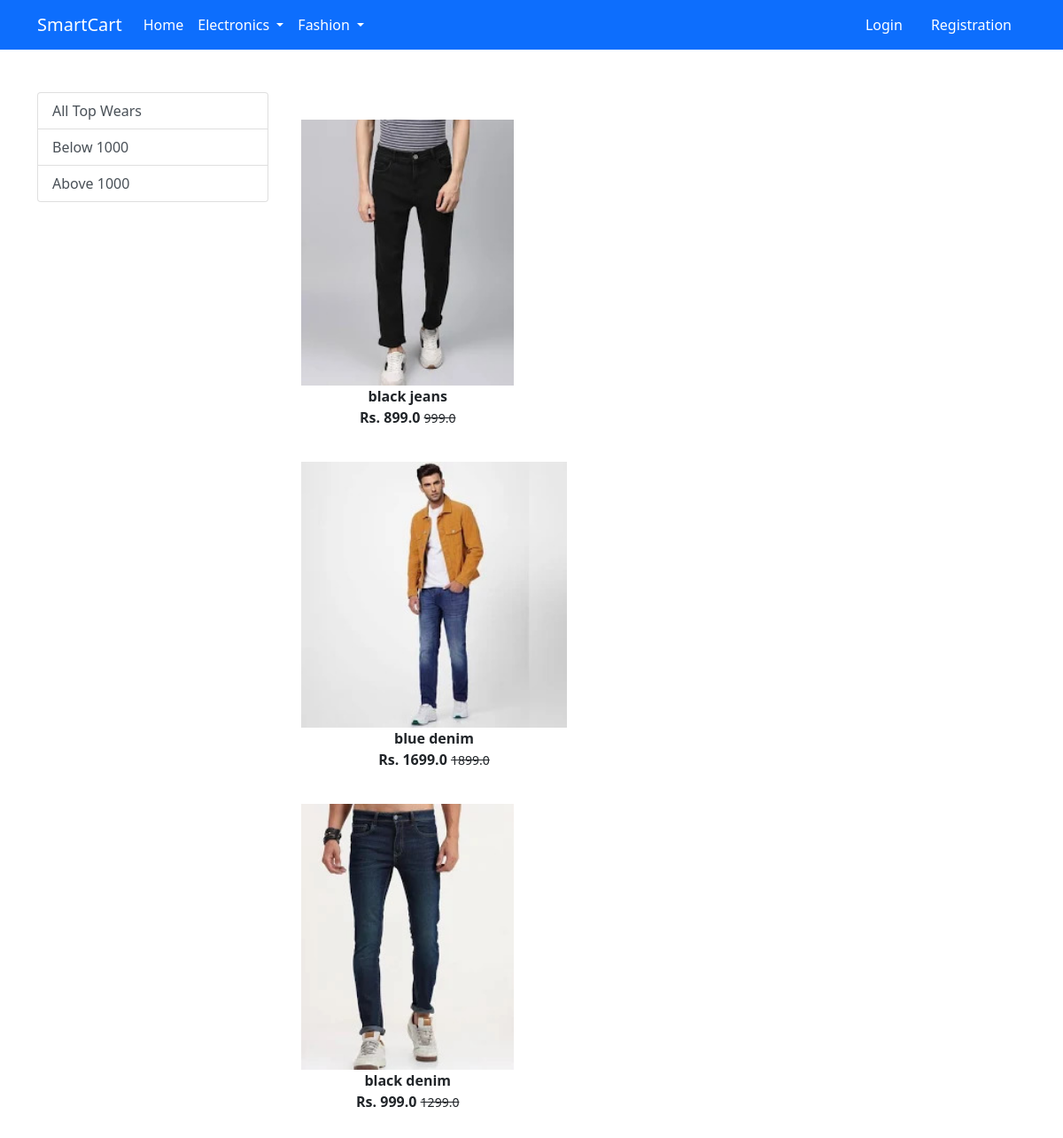
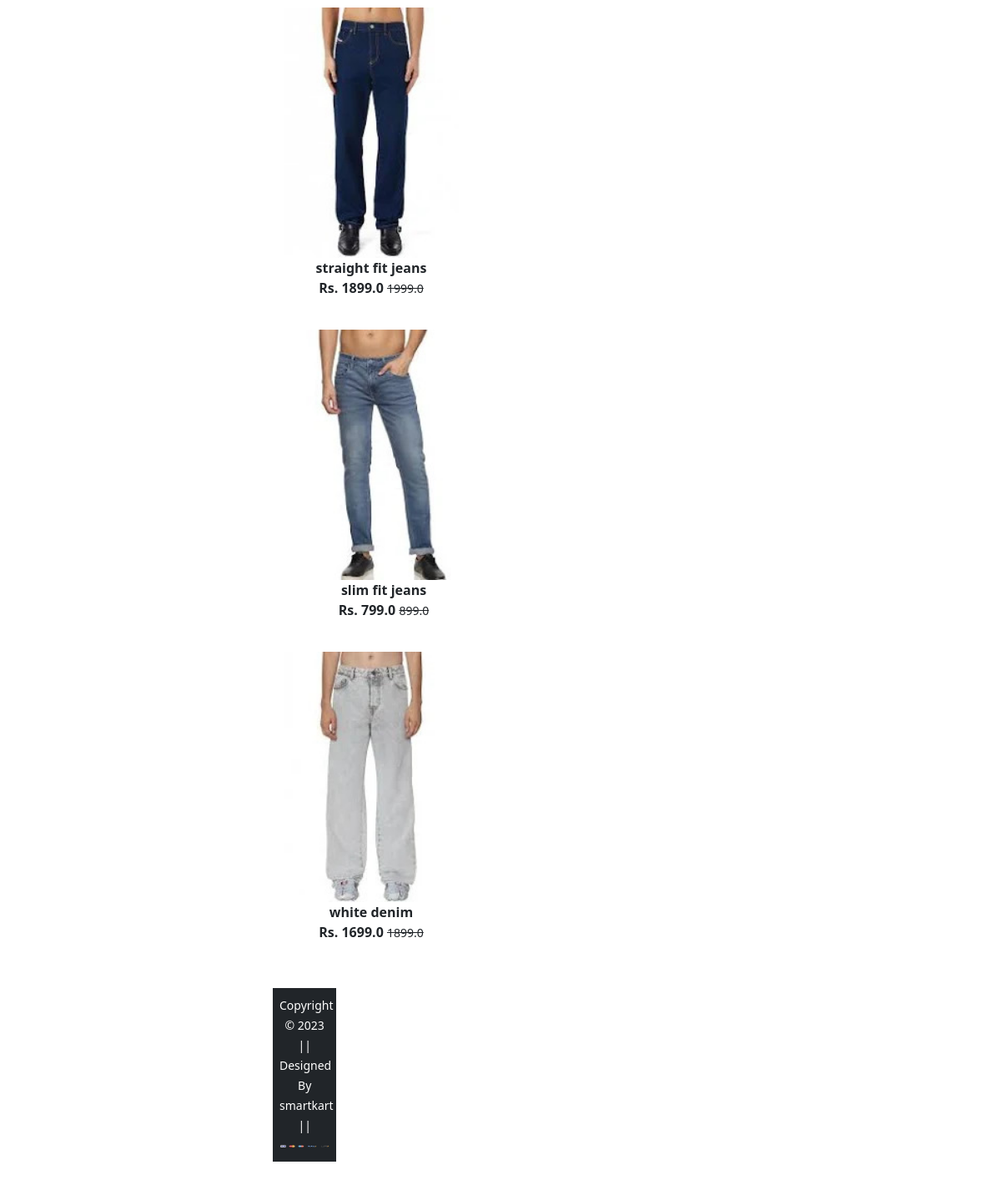
The app's page /bottomwear/ with its own data (2 pictures, top to bottom).
### app/models.py (models this page shows, shortened)
class Product(models.Model):
 title = models.CharField(max_length=100)
 selling_price = models.FloatField()
 discounted_price = models.FloatField()
 description = models.TextField()
 brand = models.CharField(max_length=100)
 category = models.CharField( choices=CATEGORY_CHOICES, max_length=2)
 product_image = models.ImageField(upload_to='productimg')

### app/views.py (the view)
# urls.py: path('bottomwear/', views.bottomwears, name='bottomwears'),
def bottomwears(request, data=None):
	totalitem = 0
	if request.user.is_authenticated:
		totalitem = len(Cart.objects.filter(user=request.user))
	if data==None :
			bottomwears = Product.objects.filter(category='BW')
	elif data == 'below':
			bottomwears = Product.objects.filter(category='BW').filter(discounted_price__lt=1000)
	elif data == 'above':
			bottomwears = Product.objects.filter(category='BW').filter(discounted_price__gt=1000)
	return render(request, 'app/bottomwear.html', {'bottomwears':bottomwears, 'totalitem':totalitem})

### app/templates/app/bottomwear.html (shortened to what this page needs)
{% extends 'app/base.html' %}
{% load static %}
{% block main-content %}
<div class="container my-5">
  <div class="row">
    <div class="col-sm-3">
      <div class="list-group">
        <a href="{% url 'bottomwears'  %}" class="list-group-item list-group-item-action" aria-current="true">All Top Wears</a>
          <a href="{% url 'bottomwearsdata' 'below' %}" class="list-group-item list-group-item-action"
          aria-current="true">Below 1000</a>
          <a href="{% url 'bottomwearsdata' 'above' %}" class="list-group-item list-group-item-action"
          aria-current="true">Above 1000</a>
      </div>
    </div>
    <div class="col-sm-8">
      <div class="row">
        {% for product in bottomwears %}
        <div class="col-sm-4 text-center mb-4">
          <a href="{% url 'product-detail' product.id %}" class="btn">
            <div class="item">
              <img src="{{product.product_image.url}}" alt="" height="300" class="">
              <div class="fw-bold">{{product.title}}</div>
              <div class="fw-bold">Rs. {{product.discounted_price}}
                <small class="fw-light text-decoration-line-through">{{product.selling_price}}</small>
              </div>
          </a>
        </div>
        {% endfor %}
      </div>
    </div>
  </div>
</div>
{% endblock main-content %}

### records on screen
Product: product_image (picture), title "black jeans", discounted_price "899.0", selling_price "999.0"
Product: product_image (picture), title "blue denim", discounted_price "1699.0", selling_price "1899.0"
Product: product_image (picture), title "black denim", discounted_price "999.0", selling_price "1299.0"
Product: product_image (picture), title "straight fit jeans", discounted_price "1899.0", selling_price "1999.0"
Product: product_image (picture), title "slim fit jeans", discounted_price "799.0", selling_price "899.0"
Product: product_image (picture), title "white denim", discounted_price "1699.0", selling_price "1899.0"
